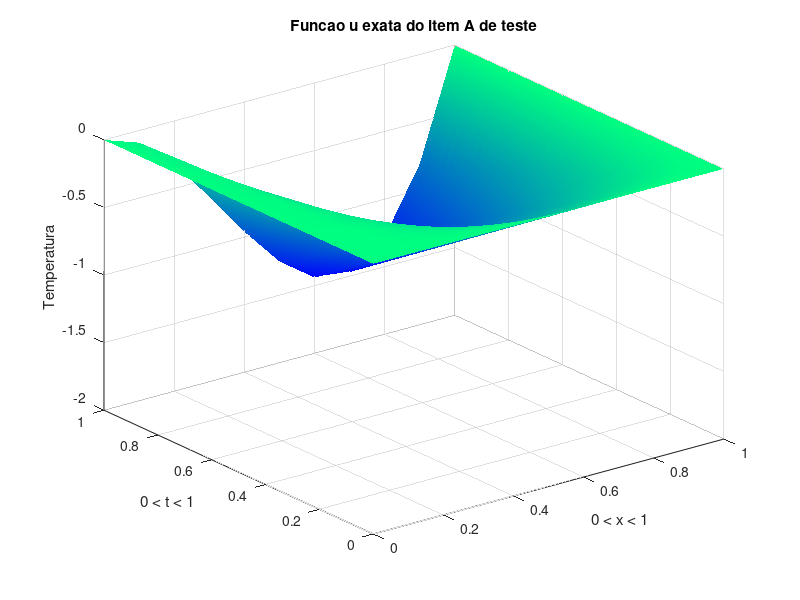

The MATLAB script that drew this image: (Note: this script raises an error after producing the figure.)
%% Tarefa 1

N = 10;
M = 200;

x = linspace(0, 1, N + 1);
t = linspace(0, 1, M + 1);

[X, T] = meshgrid(x, t);

% 1A Teste
uReal = (10 .* X .* X .* (X - 1) .* T);

figure(1)
surf(x, t, uReal)
title('Funcao u exata do item A de teste')
xlabel('0 < x < 1') 
ylabel('0 < t < 1')
zlabel('Temperatura')
colormap('winter')
shading interp

figure(2)
R1aT = readmatrix('Output1ATeste.txt');
R1aT(:,end) = [];
surf(x, t, R1aT)
title('Funcao u calculada do item A de teste')
xlabel('0 < x < 1') 
ylabel('0 < t < 1')
zlabel('Temperatura')
colormap('summer')
shading interp

figure(3)
erro1aT = readmatrix('Erro1ATeste.txt');
erro1aT(:,end) = [];
surf(x, t, erro1aT)
title('Erro do item A de teste')
xlabel('0 < x < 1') 
ylabel('0 < t < 1')
zlabel('Temperatura')
colormap('spring')
shading interp

% 1A Real
uReal = ((1 + sin(10 .* T)) .* X .* X .* (1 - X) .* (1 - X));

figure(4)
surf(x, t, uReal)
title('Funcao u exata do item A')
xlabel('0 < x < 1') 
ylabel('0 < t < 1')
zlabel('Temperatura')
shading interp

figure(5)
R1a = readmatrix('Output1A.txt');
R1a(:,end) = [];
surf(x, t, R1a)
title('Funcao u calculada do item A')
xlabel('0 < x < 1') 
ylabel('0 < t < 1')
zlabel('Temperatura')
colormap('summer')
shading interp

figure(6)
erro1a = readmatrix('Erro1A.txt');
erro1a(:,end) = [];
surf(x, t, erro1a)
title('Erro do item A')
xlabel('0 < x < 1')
ylabel('0 < t < 1')
zlabel('Temperatura')
colormap('spring')
shading interp

figure(7)
hold
distancia = floor(M/10);
Ratual = R1a(1, :);
plot(x, Ratual)
for v = 1:10
   Ratual = R1a(1+v*distancia, :);
   plot(x, Ratual)
end
legend('t = 0','t = 0.1','t = 0.2','t = 0.3','t = 0.4','t = 0.5', 't = 0.6', 't = 0.7', 't = 0.8', 't = 0.9', 't = 1')
title('Funcao u calculada do item A')
xlabel('0 < x < 1') 
ylabel('Temperatura')

% 1B
uReal = (exp(T - X) .* cos(5 .* T .* X));

figure(8)
surf(x, t, uReal)
title('Funcao u exata do item B')
xlabel('0 < x < 1') 
ylabel('0 < t < 1')
zlabel('Temperatura')
shading interp

figure(9)
R1b = readmatrix('Output1B.txt');
R1b(:,end) = [];
surf(x, t, R1b)
title('Funcao u calculada do item B')
xlabel('0 < x < 1') 
ylabel('0 < t < 1')
zlabel('Temperatura')
colormap('summer')
shading interp

figure(10)
erro1b = readmatrix('Erro1B.txt');
erro1b(:,end) = [];
surf(x, t, erro1b)
title('Erro do item B')
xlabel('0 < x < 1')
ylabel('0 < t < 1')
zlabel('Temperatura')
colormap('spring')
shading interp

figure(11)
hold
distancia = floor(M/10);
Ratual = R1b(1, :);
plot(x, Ratual)
for v = 1:10
   Ratual = R1b(1+v*distancia, :);
   plot(x, Ratual)
end
legend('t = 0','t = 0.1','t = 0.2','t = 0.3','t = 0.4','t = 0.5', 't = 0.6', 't = 0.7', 't = 0.8', 't = 0.9', 't = 1')
title('Funcao u calculada do item B')
xlabel('0 < x < 1') 
ylabel('Temperatura')

% 1C

figure(12)
R1c = readmatrix('Output1C.txt');
R1c(:,end) = [];
surf(x, t, R1c)
title('Funcao u calculada do item C')
xlabel('0 < x < 1') 
ylabel('0 < t < 1')
zlabel('Temperatura')
colormap('summer')
shading interp

figure(13)
hold
distancia = floor(M/10);
Ratual = R1c(1, :);
plot(x, Ratual)
for v = 1:10
   Ratual = R1c(1+v*distancia, :);
   plot(x, Ratual)
end
legend('t = 0','t = 0.1','t = 0.2','t = 0.3','t = 0.4','t = 0.5', 't = 0.6', 't = 0.7', 't = 0.8', 't = 0.9', 't = 1')
title('Funcao u calculada do item C')
xlabel('0 < x < 1') 
ylabel('Temperatura')